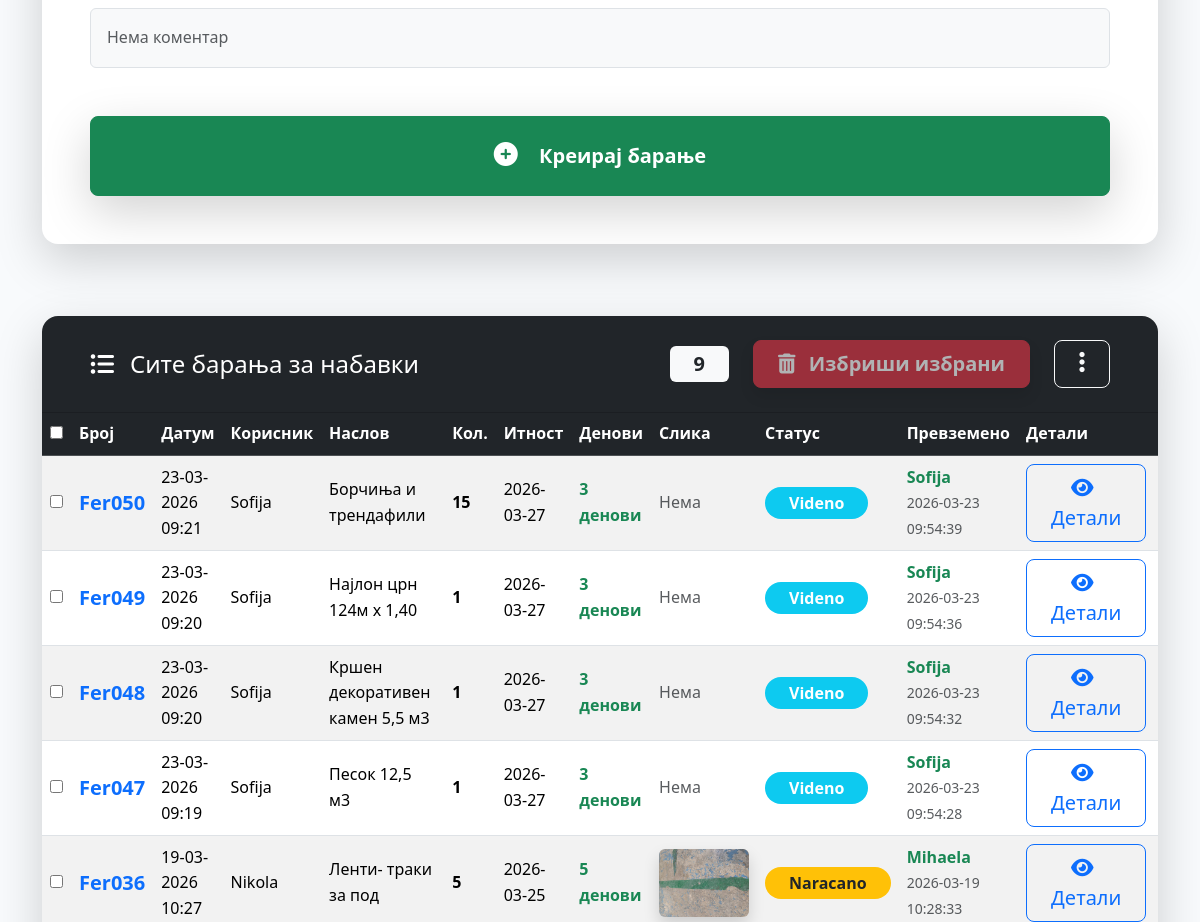
Page /nabavki/ (signed in, middle part) on the earlier database version.
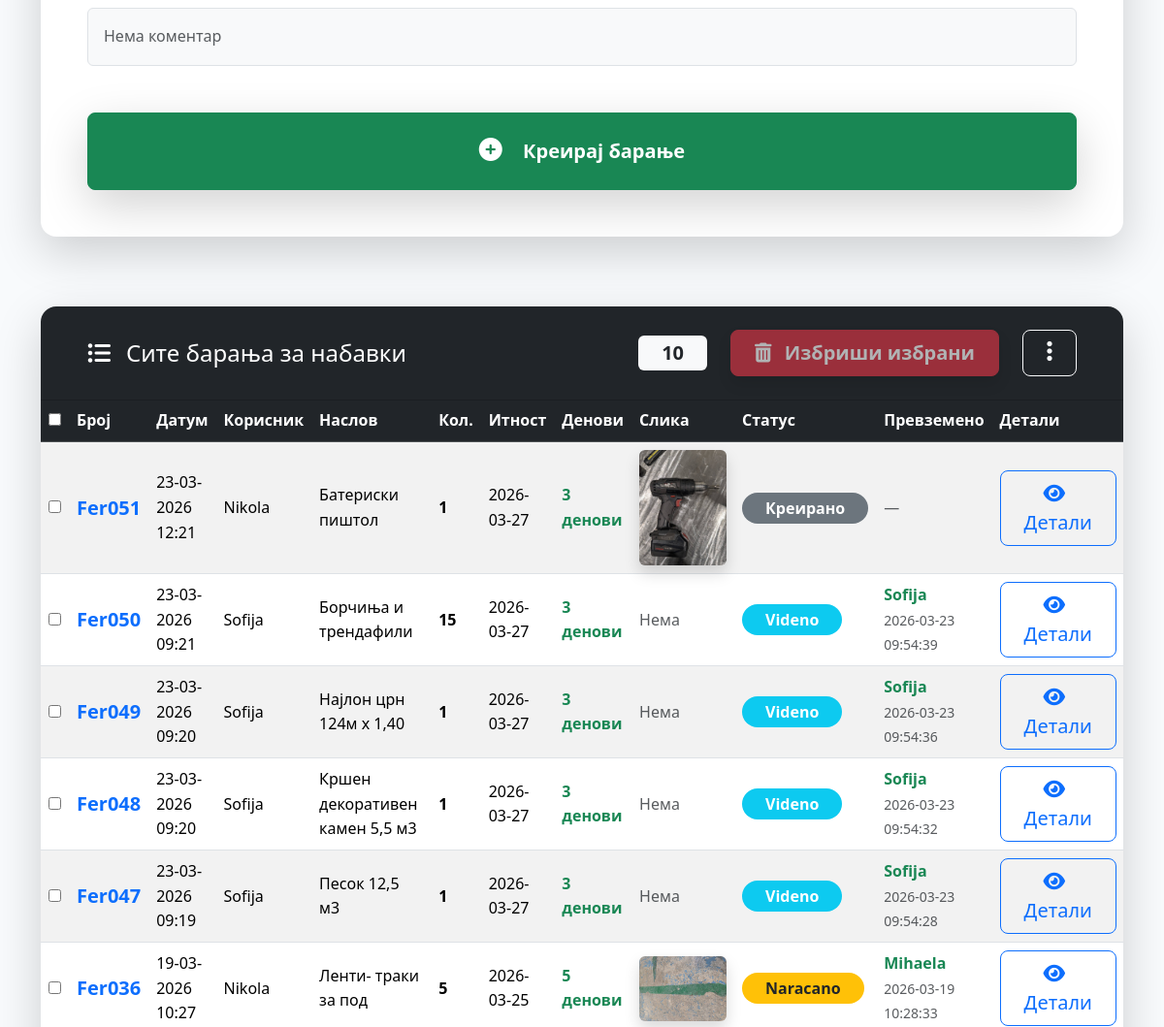
Same page on the later database version.
### tables this page shows
CREATE TABLE nabavki_requests (
            id INTEGER PRIMARY KEY AUTOINCREMENT,
            username TEXT NOT NULL,
            naslov TEXT NOT NULL,
            kolicina INTEGER NOT NULL,
            opis TEXT,
            slika TEXT,
            datum_kreiranje TEXT DEFAULT CURRENT_TIMESTAMP,
            status TEXT DEFAULT 'креирано',
            datum_naracka TEXT,
            datum_priem TEXT,
            admin_naracal TEXT
        , datum_itnost TEXT, nalog_broj TEXT, prevzemeno_od TEXT, datum_prevzemanje TEXT);

### routes/nabavki.py (the view, shortened to what this page needs)
@nabavki_bp.route("/", methods=["GET", "POST"])
@login_required
def nabavki():
    conn            = get_db()
    cursor          = conn.cursor()
    _ensure_comment_slika_column(cursor)
    is_nabavki_user = session.get("is_admin") or session.get("user_group") == "Nabavki"
    filter_type = request.args.get("filter", "all")
    if filter_type == "my_taken" and is_nabavki_user:
        rows = cursor.execute("""
            SELECT *, julianday(datum_itnost) - julianday(datum_kreiranje) AS days_diff
            FROM nabavki_requests WHERE prevzemeno_od=? ORDER BY nalog_broj DESC
        """, (session["user"],)).fetchall()
        page_title = "Мои превземени барања"
    elif is_nabavki_user:
        rows = cursor.execute("""
            SELECT *, julianday(datum_itnost) - julianday(datum_kreiranje) AS days_diff
            FROM nabavki_requests ORDER BY nalog_broj DESC
        """).fetchall()
        page_title = "Сите барања за набавки"
    else:
        rows = cursor.execute("""
            SELECT *, julianday(datum_itnost) - julianday(datum_kreiranje) AS days_diff
            FROM nabavki_requests WHERE username=? ORDER BY nalog_broj DESC
        """, (session["user"],)).fetchall()
        page_title = "Мои барања"
    requests_list = []
    for row in rows:
        r = dict(row)
        r["datum_kreiranje_formatted"] = _format_cet(r["datum_kreiranje"]) if r.get("datum_kreiranje") else "-"
        diff = r.get("days_diff")
        r["days_remaining"] = (
            f"{int(diff)} денови" if diff is not None and diff >= 0
            else ("Истечен рок!" if diff is not None else "Чека нарачување")
        )
        r["comments"] = cursor.execute("""
            SELECT user, comment, timestamp, slika FROM nabavki_comments
            WHERE req_id=? ORDER BY timestamp ASC
        """, (r["id"],)).fetchall()
        requests_list.append(r)
    users         = cursor.execute("SELECT username FROM users ORDER BY username").fetchall()
    nabavki_users = cursor.execute("""
        SELECT username FROM users
        WHERE user_group = 'Nabavki' OR is_admin = 1
        ORDER BY username
    """).fetchall()
    conn.close()
    return render_template("nabavki.html",
                           requests=requests_list,
                           is_admin=session.get("is_admin"),
                           is_nabavki_user=is_nabavki_user,
                           filter_type=filter_type,
                           page_title=page_title,
                           today=date.today().isoformat(),
                           users=users,
                           nabavki_users=nabavki_users)

### app.py (called while the page is built)
@app.context_processor
def inject_vapid_key():
    return dict(VAPID_PUBLIC_KEY=VAPID_PUBLIC_KEY)

@app.template_filter("datetimeformat")
def datetimeformat(value, format_string="%d/%m/%Y %H:%M"):
    if value is None:
        return ""
    if isinstance(value, str):
        try:
            dt = datetime.fromisoformat(value.replace("Z", "+00:00"))
        except ValueError:
            return value
    else:
        dt = value
    dt_local = dt.replace(tzinfo=timezone.utc) + timedelta(hours=1)
    return dt_local.strftime(format_string)

### routes/nabavki.py (called while the page is built)
def _ensure_comment_slika_column(cursor):
    try:
        cursor.execute("ALTER TABLE nabavki_comments ADD COLUMN slika TEXT DEFAULT NULL")
    except Exception:
        pass

### utils/db.py (called while the page is built)
def get_db():
    global DATABASE_PATH
    if DATABASE_PATH is None:
        try:
            DATABASE_PATH = current_app.config['DATABASE_PATH']
        except RuntimeError:
            DATABASE_PATH = r"C:\Users\Server\Desktop\Proekt Fersedo\instance\database.db"
    conn = sqlite3.connect(
        DATABASE_PATH,
        timeout=10,
        check_same_thread=False,
    )
    conn.row_factory = lambda cursor, row: dict(
        zip([col[0] for col in cursor.description], row)
    )
    return conn

### utils/helpers.py (called while the page is built)
def _format_cet(dt_str):
    try:
        dt_utc = datetime.fromisoformat(dt_str.replace("Z", "+00:00"))
        return (dt_utc + timedelta(hours=1)).strftime("%d-%m-%Y %H:%M")
    except Exception:
        return dt_str

### templates/nabavki.html (shortened to what this page needs)
{% extends "base.html" %}
{% block content %}
<div class="container py-5">
    {% if session.user %}
    <div class="card shadow-lg border-0 rounded-4 overflow-hidden mb-5">
        <div class="card-body p-4 p-md-5">
            <form method="POST" enctype="multipart/form-data" id="nabavkaForm">
                <div class="row g-4">
                    <div class="col-12">
                        <div id="komentarPreview" class="mt-3 p-3 bg-light rounded border text-muted"
                             style="min-height: 60px;">
                            Нема коментар
                        </div>
                    </div>
                    <div class="col-12 mt-5">
                        <button type="submit" id="submitBtn" class="btn btn-success btn-lg w-100 py-4 fw-bold shadow-lg">
                            <i class="fas fa-plus-circle me-3 fs-4"></i> Креирај барање
                        </button>
                    </div>
                </div>
            </form>
        </div>
    </div>
    {% else %}
    <div class="alert alert-warning text-center p-5 shadow-lg rounded-4">
        <i class="fas fa-exclamation-triangle fa-5x mb-4 text-warning"></i>
        <h4 class="fw-bold">Мора да се најавите за да креирате барање за набавка.</h4>
    </div>
    {% endif %}
    <div class="mt-5 pt-4">
        <form method="POST" action="{{ url_for('nabavki.delete_selected') }}" id="deleteForm">
            <div class="card shadow-lg border-0 rounded-4 overflow-hidden">
                <div class="card-header bg-dark text-white py-4 px-5 d-flex justify-content-between align-items-center">
                    <h5 class="mb-0 d-flex align-items-center fs-4">
                        <i class="fas fa-list-ul me-3"></i>
                        {{ page_title }}
                    </h5>
                    <div class="d-flex align-items-center gap-4">
                        <span class="badge bg-light text-dark fs-5 px-4 py-2" id="requestCount">{{ requests|length }}</span>
                        {% if is_nabavki_user or session.is_admin %}
                        <button type="submit" class="btn btn-danger btn-lg px-4 py-2 fw-bold shadow"
                                id="deleteBtn" disabled
                                onclick="return confirm('Сигурно сакаш да ги избришеш избраните барања?');">
                            <i class="fas fa-trash-alt me-2"></i> Избриши избрани
                        </button>
                        {% endif %}
                        {% if is_nabavki_user %}
                        <div class="dropdown">
                            <button class="btn btn-outline-light btn-lg px-4 py-2" type="button" data-bs-toggle="dropdown">
                                <i class="fas fa-ellipsis-v fs-4"></i>
                            </button>
                        </div>
                        {% endif %}
                    </div>
                </div>
                <div class="card-body p-0">
                    {% if requests %}
                    <div class="table-responsive">
                        <table class="table table-hover table-striped mb-0 align-middle">
                            <thead class="table-dark">
                                <tr>
                                    <th><input type="checkbox" id="selectAll" onclick="toggleSelectAll(this)"></th>
                                    <th>Број</th>
                                    <th>Датум</th>
                                    <th>Корисник</th>
                                    <th>Наслов</th>
                                    <th>Кол.</th>
                                    <th>Итност</th>
                                    <th>Денови</th>
                                    <th>Слика</th>
                                    <th>Статус</th>
                                    <th>Превземено</th>
                                    <th>Детали</th>
                                    <th>Акција</th>
                                </tr>
                            </thead>
                            <tbody id="requestsTableBody">
                                {% for r in requests %}
                                <tr class="align-middle">
                                    <td><input type="checkbox" name="selected_ids" value="{{ r.id }}" class="select-checkbox"></td>
                                    <td><strong class="text-primary fs-5">{{ r.nalog_broj or '—' }}</strong></td>
                                    <td>{{ r.datum_kreiranje_formatted }}</td>
                                    <td>{{ r.username }}</td>
                                    <td>{{ r.naslov }}</td>
                                    <td class="fw-bold">{{ r.kolicina }}</td>
                                    <td>{{ r.datum_itnost or '-' }}</td>
                                    <td>
                                        {% if r.datum_kreiranje and r.datum_itnost %}
                                            <span class="fw-bold text-success">{{ r.days_remaining }}</span>
                                        {% else %}
                                            <span class="text-muted">—</span>
                                        {% endif %}
                                    </td>
                                    <td>
                                        {% if r.slika %}
                                        <a href="{{ url_for('static', filename='nabavki/' + r.slika) }}" target="_blank">
                                            <img src="{{ url_for('static', filename='nabavki/' + r.slika) }}"
                                                 alt="Слика" class="rounded shadow" style="max-width:90px;height:auto;">
                                        </a>
                                        {% else %}
                                        <span class="text-muted">Нема</span>
                                        {% endif %}
                                    </td>
                                    <td>
                                        <span class="badge fs-6 py-2 px-4 rounded-pill
                                            {% if r.status == 'Videno' %}bg-info
                                            {% elif r.status == 'Naracano' %}bg-warning text-dark
                                            {% elif r.status == 'Dostaveno' %}bg-primary
                                            {% elif r.status in ['Zavrseno', 'Prevzemeno'] %}bg-success
                                            {% else %}bg-secondary{% endif %}">
                                            {{ r.status|default('креирано')|title }}
                                        </span>
                                    </td>
                                    <td>
                                        {% if r.prevzemeno_od %}
                                            <strong class="text-success">{{ r.prevzemeno_od }}</strong>
                                            {% if r.datum_prevzemanje %}
                                                <br><small class="text-muted">{{ r.datum_prevzemanje }}</small>
                                            {% endif %}
                                        {% else %}
                                            <span class="text-muted">—</span>
                                        {% endif %}
                                    </td>
                                    <td>
                                        <button type="button" class="btn btn-outline-primary btn-lg px-4 py-2"
                                                data-bs-toggle="modal" data-bs-target="#detailsModal{{ r.id }}">
                                            <i class="fas fa-eye me-2"></i> Детали
                                        </button>
                                    </td>
                                    <td>
                                    </td>
                                </tr>
                                {% endfor %}
                            </tbody>
                        </table>
                    </div>
                    {% else %}
                    <div class="text-center py-5 text-muted">
                        <i class="fas fa-box-open fa-5x mb-4 opacity-75"></i>
                        <h4 class="fw-light">Нема барања за набавки во моментов.</h4>
                    </div>
                    {% endif %}
                </div>
            </div>
        </form>
    </div>
</div>
{% endblock %}

### templates/base.html (shortened to what this page needs)
<!DOCTYPE html>
<html lang="mk" data-theme="light">
<head>
    <link href="https://cdn.jsdelivr.net/npm/bootstrap@5.3.3/dist/css/bootstrap.min.css" rel="stylesheet">
    <link rel="stylesheet" href="https://cdn.jsdelivr.net/npm/bootstrap-icons@1.11.3/font/bootstrap-icons.min.css">
    <link rel="stylesheet" href="https://cdnjs.cloudflare.com/ajax/libs/font-awesome/6.5.0/css/all.min.css">
    <link href='https://cdn.jsdelivr.net/npm/fullcalendar@5.11.3/main.min.css' rel='stylesheet' />
</head>
<body>
<main class="container-fluid p-0" id="main-content">
    {% block content %}{% endblock %}
</main>
</body>
</html>

### templates/base.html (style rules this page uses)
:root { --primary: #667eea; --primary-dark: #5a67d8; --primary-light: #a5b4fc; --success: #16a34a; --danger: #dc2626; --warning: #eab308; --info: #0dcaf0; --light: #f8fafc; --dark: #0f172a; --gray: #64748b; --gray-light: #cbd5e1; --bg: #f8fafc; --surface: white; --text: #1e293b; --text-secondary: #64748b; --border: #e2e8f0; --shadow-sm: 0 2px 8px rgba(0,0,0,0.08); --shadow: 0 4px 20px rgba(0,0,0,0.1); --shadow-lg: 0 10px 40px rgba(0,0,0,0.15); --radius: 12px; --transition: all 0.3s ease; --sb-width-collapsed: 64px; --sb-width-expanded: 260px; --sb-bg: #ffffff; --sb-border: #e8edf5; --sb-item-hover: rgba(102,126,234,0.08); --sb-item-active: rgba(102,126,234,0.14); --sb-icon-color: #94a3b8; --sb-text-color: #374151; --sb-group-color: #9ca3af; --sb-shadow: 4px 0 32px rgba(15,23,42,0.10); --sb-transition: 0.4s cubic-bezier(0.4, 0, 0.2, 1); }
* { margin:0; padding:0; box-sizing:border-box; }
html, body { height:100%; font-family:system-ui, -apple-system, BlinkMacSystemFont, 'Segoe UI', Roboto, sans-serif; background:var(--bg); color:var(--text); line-height:1.6; }
body { min-height:100vh; touch-action:manipulation; }
main { margin-top: 64px; margin-left: var(--sb-width-collapsed); transition: margin-left var(--sb-transition); padding: 1rem; min-height: calc(100vh - 64px); }

Differences in the rows shown:
added nabavki_requests: nalog_broj "Fer051", datum_kreiranje_formatted "23-03-2026 12:21", username "Nikola", naslov "Батериски пиштол", kolicina "1", datum_itnost "2026-03-27", days_remaining "3 денови", slika (picture), status "Креирано"
Other differences:
{{ requests|length }}: "9" → "10"
